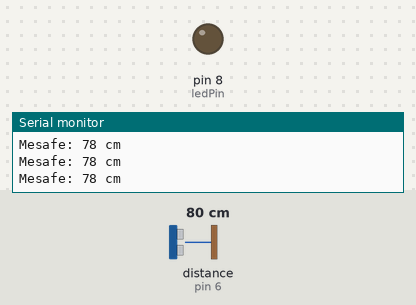
Bench run of a sketch on a simulated Arduino Uno, built with avr-gcc and run on an emulated ATmega328P. On the bench: output pins drawn as LEDs (lit = HIGH), the last lines printed to the serial monitor. Wiring (inferred from the names in the program): ultrasonic range finder: trigger pin 7; echo pin 6. Dashed ring = blinking. The inputs (shaded band) are chosen by the test bench; at power-on: distance to the obstacle (sensor on pin 6) 80 cm. The echo pulse lasts 58.3 µs per cm; pins used as bus, display or sensor lines are not drawn.

Above: at 1.2 s.
1.3 s: distance to the obstacle (sensor on pin 6) set to 23 cm
4.3 s: distance to the obstacle (sensor on pin 6) set to 19 cm
At 4.7 s:
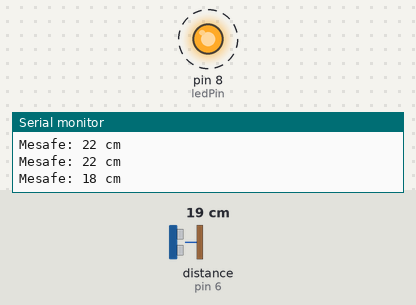
7.3 s: distance to the obstacle (sensor on pin 6) set to 250 cm
At 7.9 s:
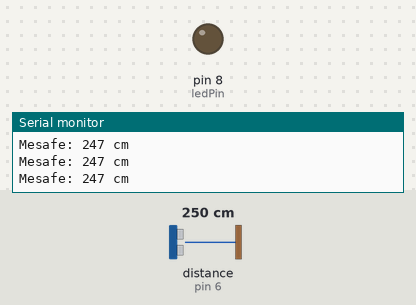
8.8 s: distance to the obstacle (sensor on pin 6) set to 2 cm
At 9.2 s:
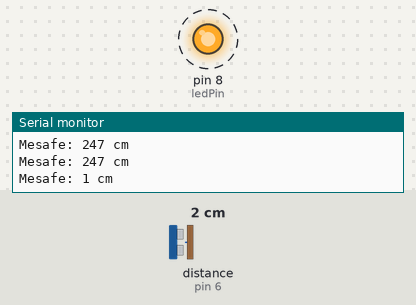
Timing chart, 0 to 12.8 s (numbered marks = the images above; inputs shaded):
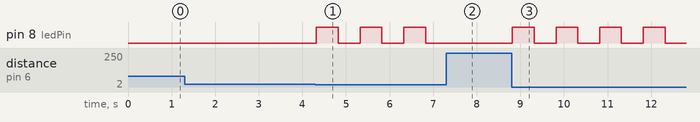

The sketch:

Mesafeduyarliled.ino
```cpp
// Pin tanımlamaları
const int trigPin = 7;  // HC-SR04 TRIG pini
const int echoPin = 6;  // HC-SR04 ECHO pini
const int ledPin = 8;   // LED'in bağlı olduğu pin

long duration;
int distance;

void setup() {
  // Pin modları
  pinMode(trigPin, OUTPUT);  // TRIG pini çıkış
  pinMode(echoPin, INPUT);   // ECHO pini giriş
  pinMode(ledPin, OUTPUT);   // LED pini çıkış

  // Seri haberleşme
  Serial.begin(9600);        // Seri monitörü başlat
}

void loop() {
  // TRIG pinini LOW yapıp bekleyelim
  digitalWrite(trigPin, LOW);
  delayMicroseconds(2);

  // TRIG pinine 10 mikrosaniyelik HIGH sinyali gönder
  digitalWrite(trigPin, HIGH);
  delayMicroseconds(10);
  digitalWrite(trigPin, LOW);

  // Echo pinindeki süreyi ölç
  duration = pulseIn(echoPin, HIGH);

  // Süreyi mesafeye çevir
  distance = duration * 0.034 / 2;  // Mesafeyi cm cinsine çevir

  // Mesafeyi seri monitöre yazdır
  Serial.print("Mesafe: ");
  Serial.print(distance);
  Serial.println(" cm");

  // Eğer mesafe 20 cm'den küçükse, LED yanıp sönecek
  if (distance < 20) {
    // LED'i yak (HIGH durumu)
    digitalWrite(ledPin, HIGH);
    delay(500); // 0.5 saniye bekle

    // LED'i söndür (LOW durumu)
    digitalWrite(ledPin, LOW);
    delay(500); // 0.5 saniye bekle
  } else {
    // Eğer mesafe 20 cm'den büyükse LED kapalı kalacak
    digitalWrite(ledPin, LOW);
  }
}
```

Measured:
- the behaviour switches between 21 and 20 cm on distance to the obstacle (sensor on pin 6) (found by bisection; images 0 and 1)
- after the input at 4.3 s, pin 8 (ledPin): alternates HIGH for 0.50 s and LOW for 0.50 s, starting at once
- after the input at 7.3 s, pin 8 (ledPin): stays LOW (without the input it goes to HIGH after 0.03 s)
- after the input at 8.8 s, pin 8 (ledPin): alternates HIGH for 0.50 s and LOW for 0.50 s, starting at once
